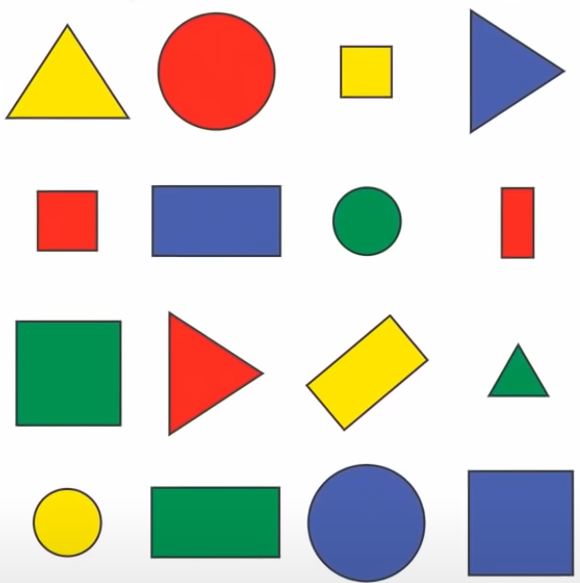
#> input picture ComputerVisionCource1/Resource/shapes.png, 580 x 583 px
$ python chapter8.py
#> lines starting #> are read from the running program, lines starting #| are printed output that depends on the picture; after the words box and inside, x2 and y2 are one past the last pixel; in counts of white or black regions, pixels touching at a corner belong together
import cv2
import numpy as np
#Contours & Shape Detection

def stackImages(scale,imgArray):
    rows = len(imgArray)
    cols = len(imgArray[0])
    rowsAvailable = isinstance(imgArray[0], list)
    width = imgArray[0][0].shape[1]
    height = imgArray[0][0].shape[0]
    if rowsAvailable:
        for x in range ( 0, rows):
            for y in range(0, cols):
                if imgArray[x][y].shape[:2] == imgArray[0][0].shape [:2]:
                    imgArray[x][y] = cv2.resize(imgArray[x][y], (0, 0), None, scale, scale)
                else:
                    imgArray[x][y] = cv2.resize(imgArray[x][y], (imgArray[0][0].shape[1], imgArray[0][0].shape[0]), None, scale, scale)
                if len(imgArray[x][y].shape) == 2: imgArray[x][y]= cv2.cvtColor( imgArray[x][y], cv2.COLOR_GRAY2BGR)
        imageBlank = np.zeros((height, width, 3), np.uint8)
        hor = [imageBlank]*rows
        hor_con = [imageBlank]*rows
        for x in range(0, rows):
            hor[x] = np.hstack(imgArray[x])
        ver = np.vstack(hor)
    else:
        for x in range(0, rows):
            if imgArray[x].shape[:2] == imgArray[0].shape[:2]:
                imgArray[x] = cv2.resize(imgArray[x], (0, 0), None, scale, scale)
            else:
                imgArray[x] = cv2.resize(imgArray[x], (imgArray[0].shape[1], imgArray[0].shape[0]), None,scale, scale)
            if len(imgArray[x].shape) == 2: imgArray[x] = cv2.cvtColor(imgArray[x], cv2.COLOR_GRAY2BGR)
        hor= np.hstack(imgArray)
        ver = hor
    return ver
def getContours(imag):
    #to find details
    contours,hierarchy = cv2.findContours(imag,cv2.RETR_EXTERNAL,cv2.CHAIN_APPROX_NONE)
    for cnt in contours:
        # find all the area we are finding for each of what we call the shapes that we have detected
        area =cv2.contourArea(cnt)
        print(area)
        #To draw them so that we can see them clearly // -1 = the index we put to draw all shapes
        # To check the minimun area , will give it threshold
        if area>500:
            cv2.drawContours(imagContour, cnt, -1, (255, 0, 0), 3)
            peri = cv2.arcLength(cnt,True)
            #print(peri)
            approx = cv2.approxPolyDP(cnt,0.02*peri,True)
            print(len(approx))
            objCor = len(approx)
            x, y, w, h = cv2.boundingRect(approx)

            if objCor ==3: objectType = 'Tri'
            elif objCor ==4:
                aspRatio= w/float(h)
                if aspRatio >0.95 and aspRatio <1.05:objectType='square'
                else:objectType='Rectangle'
            elif objCor >4: objectType='Circles'
            else:objectType='None'

            cv2.rectangle(imagContour, (x,y), (x+w,y+h), (0,255,0), 2)
            cv2.putText(imagContour,objectType ,
                        (x+(w//2)-10,y+(h//2)-10),cv2.FONT_HERSHEY_COMPLEX,0.7,
                        (0,0,0),2)


path = 'Resource/shapes.png'
imag = cv2.imread(path)
#> imag is the input picture: shape (583, 580, 3); mean B, G, R 200.4, 209.3, 210.9
# copy the image
imagContour = imag.copy()

# Convert it into grayscale
imagGray = cv2.cvtColor(imag,cv2.COLOR_BGR2GRAY)
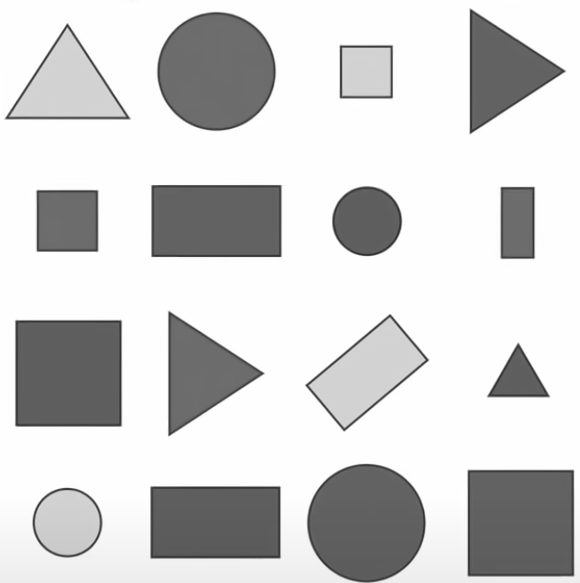
#> imagGray: shape (583, 580); min 44, max 255, mean 208.8
imagBlur = cv2.GaussianBlur(imagGray,(7,7),1)

# To find the edges in our image
imagCanny = cv2.Canny(imagBlur,50,50)
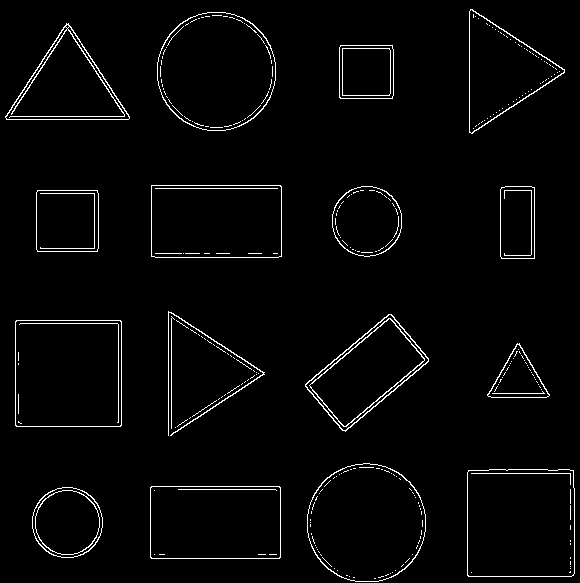
#> imagCanny: shape (583, 580); 2.7% white in thin lines or dots

imagBlank = np.zeros_like(imag)

getContours(imagCanny)
#> in getContours, `contours,hierarchy = cv2.findContours(imag,cv2.RETR_EXTERNAL,cv2.CHAIN..`: contours = 45 contours, 29 with area under 20; largest, box (x1, y1, x2, y2) and area: (467, 469, 575, 577) 11388, (15, 320, 122, 427) 11234, (157, 12, 276, 131) 11071, (307, 463, 426, 582) 11067, (150, 486, 281, 559) 9358
#> the loop in getContours, `for cnt in contours:` made 45 passes
#> (area, peri, approx, objCor, x, y, w, h) on passes 2, 3, 34, 36, 38, 39, 41: (9358, 401.7, [[150, 487], [151, 558], [280, 557], [279, 486]], 4, 150, 486, 131, 73), (11387.5, 425.6, [[468, 470], [467, 575], [573, 575], [573, 470]], 4, 467, 470, 107, 106), (11234, 421.7, [[16, 320], [15, 425], [120, 426], [121, 321]], 4, 15, 320, 107, 107), (6920.5, 354.1, [[391, 314], [305, 384], [342, 430], [428, 361]], 4, 305, 314, 124, 117), (3774, 243.7, [[37, 190], [37, 251], [97, 251], [97, 190]], 4, 37, 190, 61, 62), (2438, 209.7, [[501, 187], [500, 256], [534, 258], [534, 187]], 4, 500, 187, 35, 72), (9353.5, 402.2, [[151, 185], [151, 256], [281, 256], [280, 185]], 4, 151, 185, 131, 72)
#> (area, peri, approx, objCor, x, y, w, h) on passes 27, 43, 45: (1775, 195.3, [[517, 343], [487, 395], [548, 396]], 3, 487, 343, 62, 54), (6211, 368.2, [[5, 116], [129, 118], [68, 23]], 3, 5, 23, 125, 96), (6169.5, 365.9, [[470, 9], [472, 133], [564, 69]], 3, 470, 9, 95, 125)
#| 3890.0
#| 8
#| 9358.0
#| 4
#| 11387.5
#| 4
#| 11067.0
#| 8
#| 0.0
#| 0.0
#> (further printed lines are left out)
#> after the loop in getContours, `for cnt in contours:`:
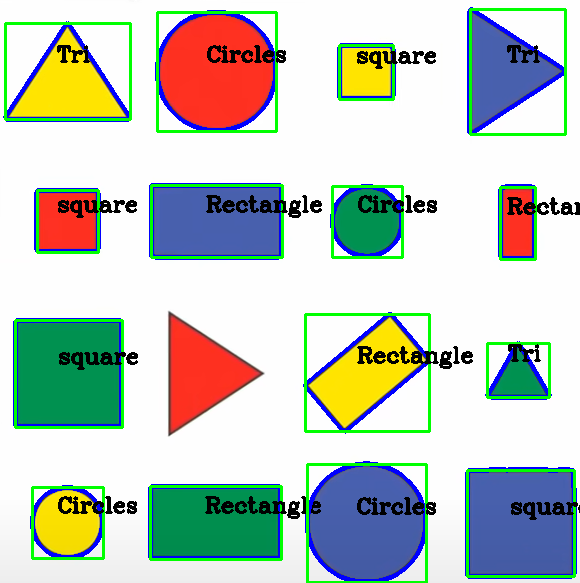
#> imagContour: shape (583, 580, 3); 11.31% of pixels changed, all inside (x1, y1, x2, y2) = (3, 7, 580, 583)


# put the image in one frame
imagStack = stackImages(0.8,([imag,imagGray,imagBlur] , [imagCanny,imagContour,imagBlank]))
#> after the loop in stackImages, `for x in range(0, rows):`: hor = 2 items
#> in stackImages, `ver = np.vstack(hor)`:
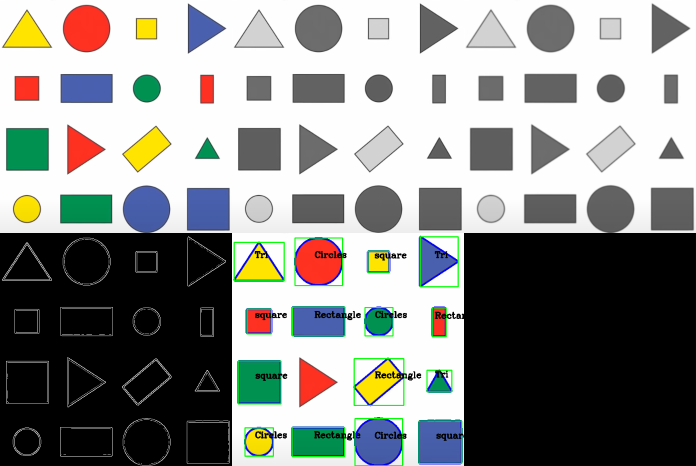
#> ver: shape (932, 1392, 3) (shown at 1/2 size); mean of channels 0, 1, 2 135.8, 139, 137.6; drawn as B, G, R

cv2.imshow("Stack",imagStack)


cv2.waitKey(0)

$ run again, with ComputerVisionCource1/Resource/chapter3(1).png copied over ComputerVisionCource1/Resource/shapes.png
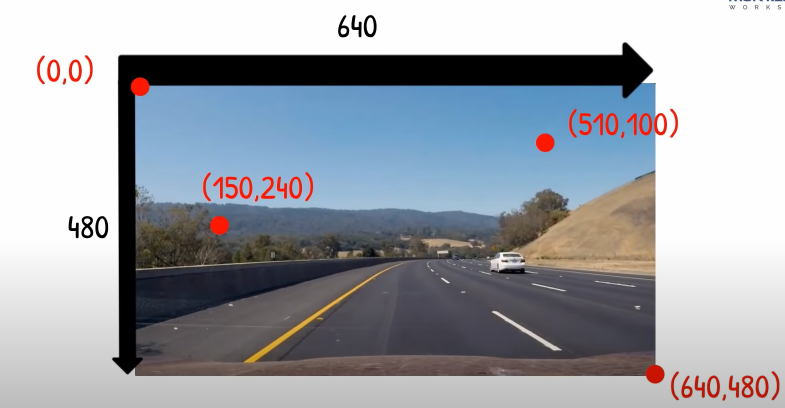
#> input picture ComputerVisionCource1/Resource/chapter3(1).png, 1569 x 816 px (shown at 1/2 size)
#> imag is the input picture: shape (816, 1569, 3); mean B, G, R 170.1, 163.3, 159.4
#> `imagCanny = cv2.Canny(imagBlur,50,50)`:
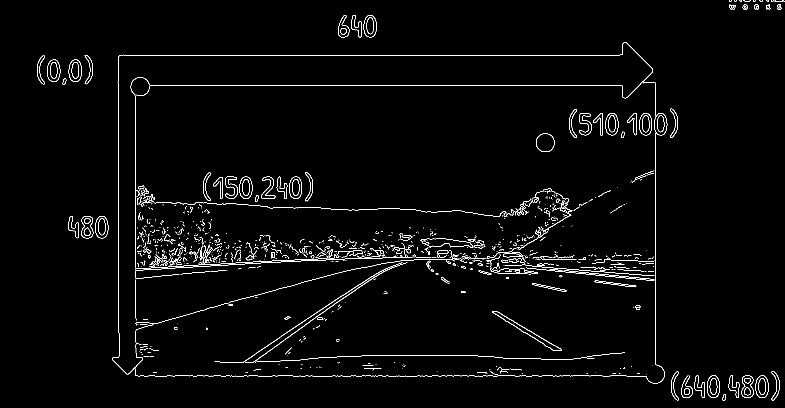
#> imagCanny: shape (816, 1569) (shown at 1/2 size); 2.1% white in thin lines or dots
#> contours = 890 contours, 821 with area under 20; largest, box (x1, y1, x2, y2) and area: (224, 85, 1335, 768) 1234, (984, 622, 1124, 702) 1190, (1072, 267, 1110, 304) 1071, (137, 119, 164, 164) 930, (94, 119, 121, 164) 930
#> the loop in getContours, `for cnt in contours:` made 890 passes
#> (area, peri, approx, objCor, x, y, w, h) on pass 91: (1189.5, 346.4, [[984, 622], [1105, 700], [1123, 700]], 3, 984, 622, 140, 79)
#> (printed output is left out)
#> after the loop in stackImages, `for x in range(0, rows):`: hor = 2 items
#> in stackImages, `ver = np.vstack(hor)`:
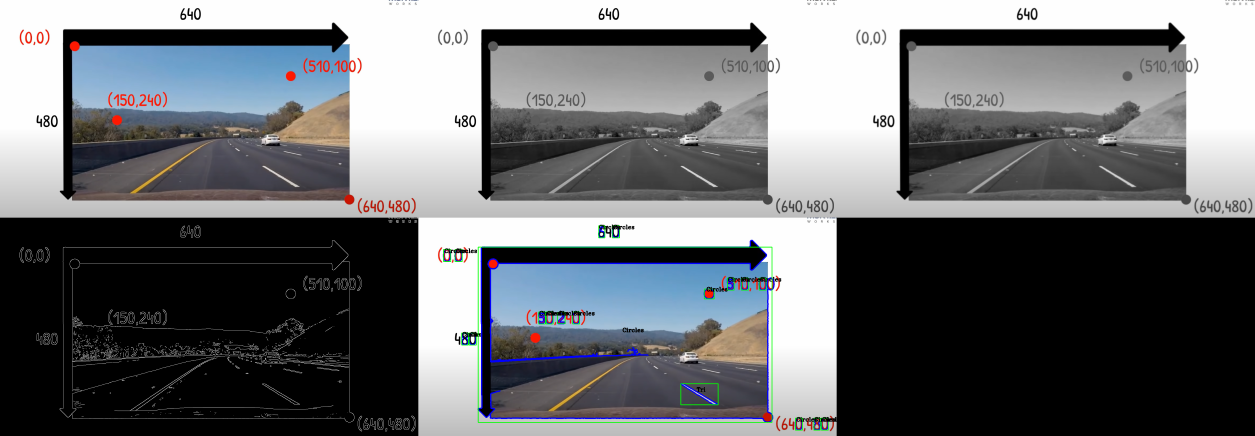
#> ver: shape (1306, 3765, 3) (shown at 1/3 size); mean of channels 0, 1, 2 111.9, 109.2, 107.2; drawn as B, G, R
